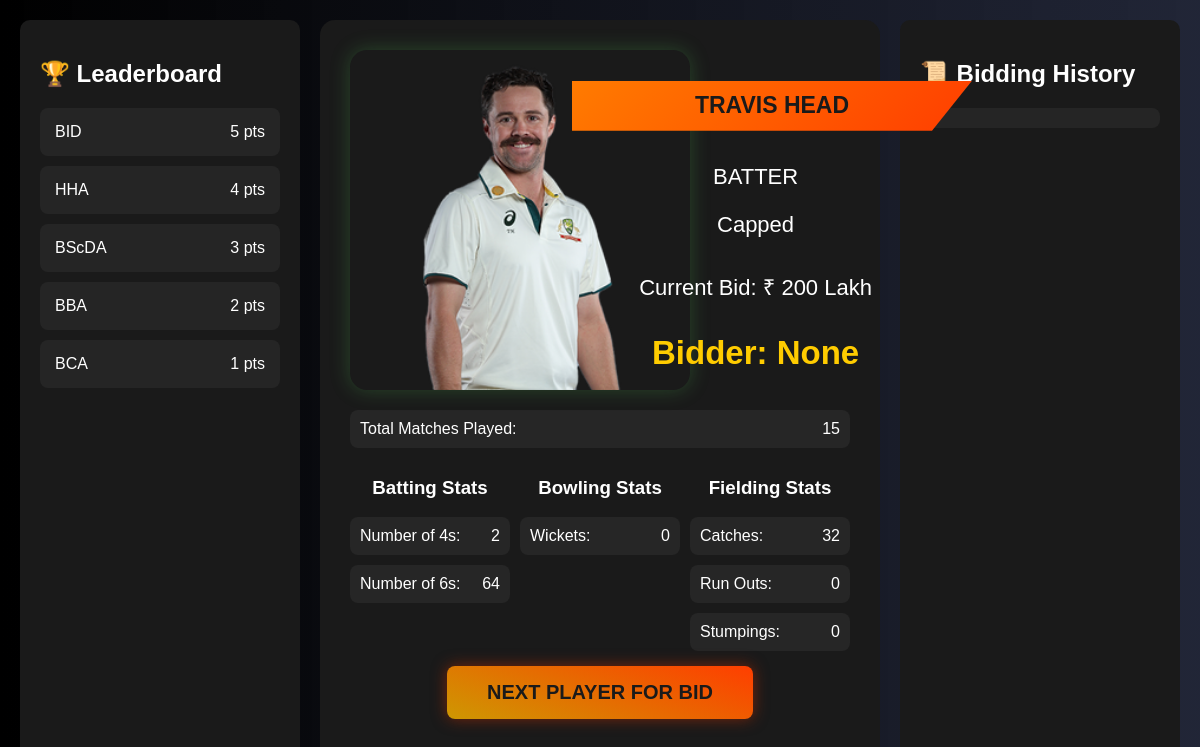
The page /index.php?id=3 on the database its author committed.
### tables this page shows
CREATE TABLE `team` (
  `team_id` int(11) NOT NULL,
  `team_name` varchar(255) NOT NULL,
  `team_logo` varchar(800) NOT NULL,
  `team_updated` timestamp NOT NULL DEFAULT current_timestamp()
);

CREATE TABLE `player_details` (
  `player_id` int(11) NOT NULL,
  `player_img` varchar(1000) NOT NULL,
  `player_name` varchar(100) NOT NULL,
  `player_price` int(5) NOT NULL,
  `player_status` varchar(20) NOT NULL,
  `player_specialism` varchar(25) NOT NULL,
  `player_points` int(5) NOT NULL,
  `player_ipl_mat` int(5) NOT NULL,
  `player_wkts` int(5) NOT NULL,
  `player_4s` int(5) NOT NULL,
  `player_6s` int(5) NOT NULL,
  `player_catches` int(5) NOT NULL,
  `player_run_outs` int(5) NOT NULL,
  `player_stumpings` int(5) NOT NULL,
  `updated` timestamp NOT NULL DEFAULT current_timestamp()
);

### Backend/player_details.php (the view)
<?php
    $currentId = isset($_GET['id']) ? intval($_GET['id']) : 0;
    $sql = "SELECT * FROM player_details WHERE player_id = :currentId";
    $stmt = $conn->prepare($sql);
    $stmt->bindParam(":currentId", $currentId, PDO::PARAM_INT);
    $stmt->execute();
    $record = $stmt->fetch(PDO::FETCH_ASSOC);
    if ($record):
        $img_path = "images/";
        $img = htmlspecialchars($record['player_img']);
        $name = htmlspecialchars($record['player_name']);
        $role = htmlspecialchars($record['player_specialism']);
        $price = htmlspecialchars($record['player_price']);
        $run4 = htmlspecialchars($record['player_4s']);
        $run6 = htmlspecialchars($record['player_6s']);
        $wkts = htmlspecialchars($record['player_wkts']);
        $matches = htmlspecialchars($record['player_ipl_mat']);
        $status = htmlspecialchars($record['player_status']);
        $catches = htmlspecialchars($record['player_catches']);
        $run_outs = htmlspecialchars($record['player_run_outs']);
        $stump = htmlspecialchars($record['player_stumpings']);
        echo "<div class='player-image-container'>
                <img id='player-image' src='".$img_path.$img."' alt='Player'>
            </div>
            <div class='diagonal-bar'>
                <h2 id='player-name'> $name </h2>
            </div>
            <div class='player-info'>
                <p class='role' id='player-role'> $role </p>
                <p class='role' id='player-status'> $status </p>
                <div class='current-bid' id='current-bid'> Current Bid: ₹ $price Lakh </div>
                <div class='current-bidder' id='current-bidder'><strong>Bidder: </strong> None </div>
            </div>";
        echo "<div class='top stat-item'><span>Total Matches Played:</span> <span id='player-matches'> $matches </span></div>
            <div class='player-stats'>
                <div class='bat-stats'>
                    <h3>Batting Stats</h3>
                    <div class='stat-item'><span>Number of 4s:</span> <span id='player-4'> $run4 </span></div>
                    <div class='stat-item'><span>Number of 6s:</span> <span id='player-6'> $run6 </span></div>
                </div>
                <div class='bowl-stats'>
                    <h3>Bowling Stats</h3>
                    <div class='stat-item'><span>Wickets:</span> <span id='player-wickets'> $wkts </span></div>
                </div>
                <div class='field-stats'>
                    <h3>Fielding Stats</h3>
                    <div class='stat-item'><span>Catches:</span> <span id='player-catches'> $catches </span></div>
                    <div class='stat-item'><span>Run Outs:</span> <span id='player-run-outs'> $run_outs </span></div>
                    <div class='stat-item'><span>Stumpings:</span> <span id='player-stump'> $stump </span></div>
                </div>
            </div>";
            echo "<button class='next-bid-button' onclick='loadNextRecord()'>Next Player for Bid</button>";
    else: "<p>No record found</p>";
    endif;
?>

### Backend/leaderboard.php
<?php
    include 'config.php';
    $stmt = $conn->prepare("SELECT team_id, team_name FROM team order by team_id DESC");
    $stmt->execute();
    $result = $stmt->fetchAll();
    if (is_array($result)) {
        foreach($result as $row) {
            echo "<div class='team-rank'>
                    <span>".$row['team_name']."</span>
                    <span>".$row['team_id']." pts</span>
                 </div>";
        }
    } else {
        echo "<div class='team-rank'>
                No teams found..
            </div>";
    }
?>

### styles.css (style rules this page uses)
body { background: linear-gradient(90deg, #000000 , #090e21e6 ); color: white; height: 100vh; margin: 0; overflow: hidden; font-family: 'Arial', sans-serif; }
.team-rank { display: flex; justify-content: space-between; padding: 15px; margin-bottom: 10px; background: #252525; border-radius: 8px; }
.player-image-container { position: relative; width: 100%; max-width: 340px; height: auto; aspect-ratio: 1 / 1; display: flex; align-items: center; justify-content: center; overflow: hidden; border-radius: 5%; box-shadow: 0 0 20px rgba(76, 175, 80, 0.3); }
.player-image-container::before { content: ""; position: absolute; top: 0; left: 0; width: 100%; height: 100%; background: url(./images/bg.gif) center / cover no-repeat; filter: hue-rotate(262deg) brightness(30%); z-index: 1; }
.player-image-container img { width: 100%; height: 100%; object-fit: cover; position: relative; z-index: 2; }
.top { margin-top: 20px !important; }
.player-stats { width: 100%; display: flex; }
.bat-stats, .bowl-stats, .field-stats { width: 32%; margin-right: 2%; }
.bat-stats:last-child, .bowl-stats:last-child, .field-stats:last-child { margin-right: 0; }
.stat-item { display: flex; justify-content: space-between; padding: 10px; background: rgba(255, 255, 255, 0.05); border-radius: 8px; margin: 10px 0; }
.diagonal-bar { width: 370px; height: 50px; background: linear-gradient(135deg, #ff7b00, #ff3e00); clip-path: polygon(0 0, 100% 0, 90% 100%, 0 100%); display: flex; align-items: center; justify-content: center; box-shadow: 3px 3px 10px rgba(255, 255, 255, 0.2); position: absolute; top: 8%; left: 45%; z-index: 0; padding: 0 15px; overflow: hidden; text-align: center; }
.diagonal-bar h2 { color: #1a1a1a; font-weight: bold; text-transform: uppercase; font-size: clamp(10px, 5vw, 23px); white-space: nowrap; overflow: hidden; text-overflow: ellipsis; max-width: 100%; }
.player-info { top: 16%; position: absolute; left: 57%; font-size: clamp(16px, 2vw, 22px); }
.next-bid-button { background: linear-gradient(200deg, #ff3e00, #ce9702); color: #1a1a1a; padding: 15px 40px; font-size: 20px; margin-top: 5px; font-weight: bold; text-transform: uppercase; border: none; border-radius: 8px; cursor: pointer; position: relative; box-shadow: 0px 0px 15px rgba(161, 42, 5, 0.7); animation: glow 1.5s infinite alternate ease-in-out, float 2s infinite ease-in-out; }
.current-bid { padding-top: 5%; }
.current-bidder { margin-top: 10px; font-size: 1.5em; color: #ffcc00; font-weight: bold; padding-top: 10%; }

### rows shown on the page
team: team_name "BID", team_id "5"
team: team_name "HHA", team_id "4"
team: team_name "BScDA", team_id "3"
team: team_name "BBA", team_id "2"
team: team_name "BCA", team_id "1"
player_details: player_img (picture), player_name "TRAVIS HEAD", player_specialism "BATTER", player_status "Capped", player_price "200", player_ipl_mat "15", player_4s "2", player_6s "64", player_wkts "0", player_catches "32", player_run_outs "0", player_stumpings "0"
